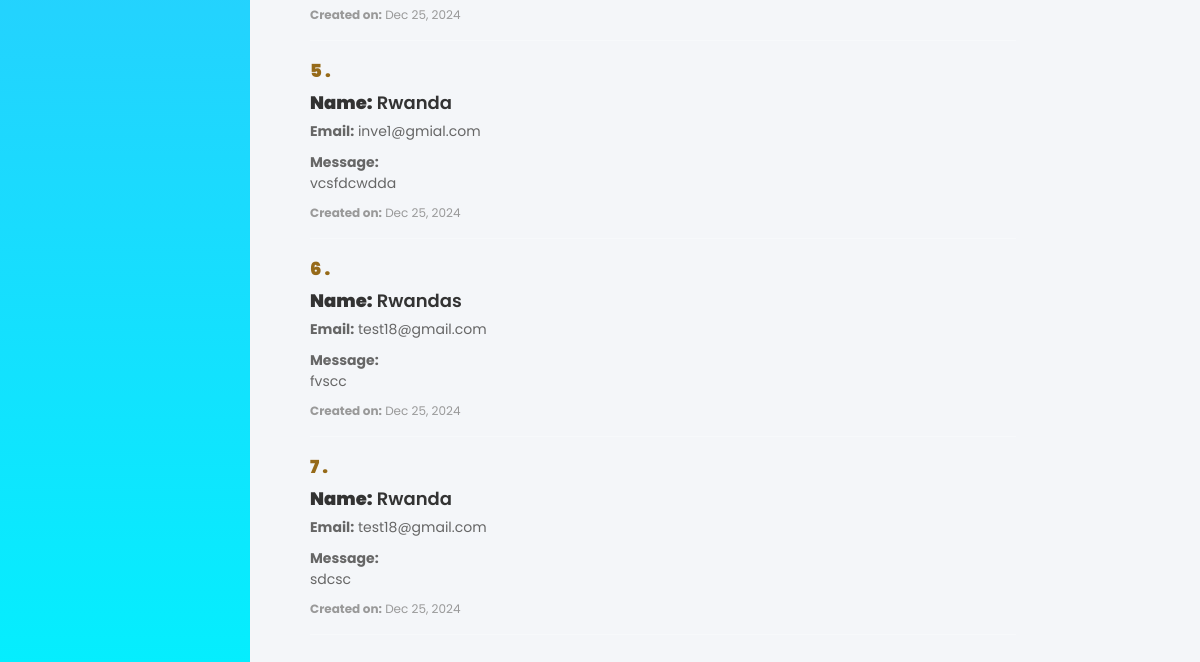
Page /contact_display/ (signed in, lower part) on the earlier database version.
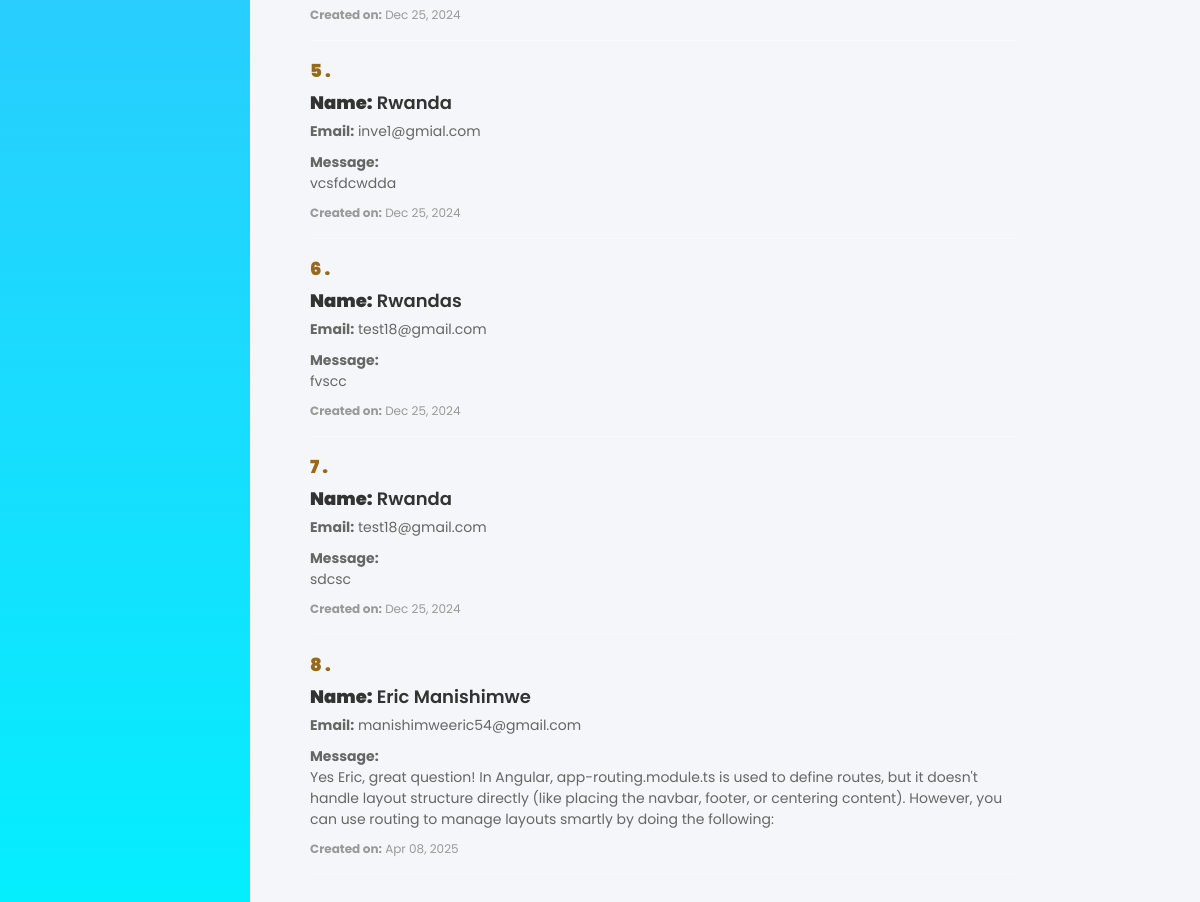
Same page on the later database version.
### IntegrityGuard_app/models.py (models this page shows, shortened)
class ContactMessage(models.Model):
    name = models.CharField(max_length=255)
    email = models.EmailField()
    message = models.TextField()
    created_at = models.DateTimeField(auto_now_add=True)

### IntegrityGuard_app/views.py (the view)
# urls.py: path('contact_display/',views.contactus_display, name='contact_dicplayed'),
def contactus_display (request):
    name = request.session["name"]
    role= request.session["user_type"]
    contactus = ContactMessage.objects.all()
    context = {
        'name': name,
        'role': role,
        'contacts': contactus,
    }
    return render(request, 'admin/contacts.html', context)

### IntegrityGuard_app/templates/admin/Contacts.html (shortened to what this page needs)
{% load static %}
<!DOCTYPE html>
<html lang="en">
<head>
    <link href="https://cdn.jsdelivr.net/npm/bootstrap@5.3.0/dist/css/bootstrap.min.css" rel="stylesheet">
    <link href="https://cdn.jsdelivr.net/npm/bootstrap-icons/font/bootstrap-icons.css" rel="stylesheet">
        <link href="https://cdn.jsdelivr.net/npm/bootstrap@5.3.0/dist/css/bootstrap.min.css" rel="stylesheet">
        <link href="https://cdn.jsdelivr.net/npm/bootstrap@5.3.0/dist/css/bootstrap.min.css" rel="stylesheet">
</head>
<body>
    <div class="d-flex">
        <div class="main-content">
            <div class="dashboard-container">
                <div class="case-container text-left">
                    <div class="list-group ">
                        {% if contacts %}
                        <div class="mt-4">
                            {% for contact in contacts %}
                            <div class="case-content">
                                <p class="case-title" style="color: rgb(150, 106, 25);"><strong>{{ forloop.counter }} .</strong>    </p>
                                <p class="case-title"><strong>Name:</strong> {{ contact.name }}</p>
                                <p class="case-description"><strong>Email:</strong> {{ contact.email }}</p>
                                <p class="case-description"><strong>Message:</strong><br> {{ contact.message }}</p>
                                <p class="case-date"><strong>Created on:</strong> {{ contact.created_at|date:"M d, Y" }}</p>
                                <hr>
                            </div>
                            {% endfor %}
                        </div>
                        {% else %}
                        <p style="color: rgb(165, 31, 31); margin-top: 100px; margin-left: 20%;">No cases found for your account.</p>
                        {% endif %}
                    </div>
                </div>
            </div>
</body>
</html>

Differences in the rows shown:
added ContactMessage: name "Eric Manishimwe", email "manishimweeric54@gmail.com", message "Yes Eric, great question! In Angular, app-routing.module.ts is used to define routes, but it doesn't handle layout structure directly (like placing the navbar, footer, or centering content). However, you can use routing to manage layouts smartly by doing the following:", created_at "Apr 08, 2025"
